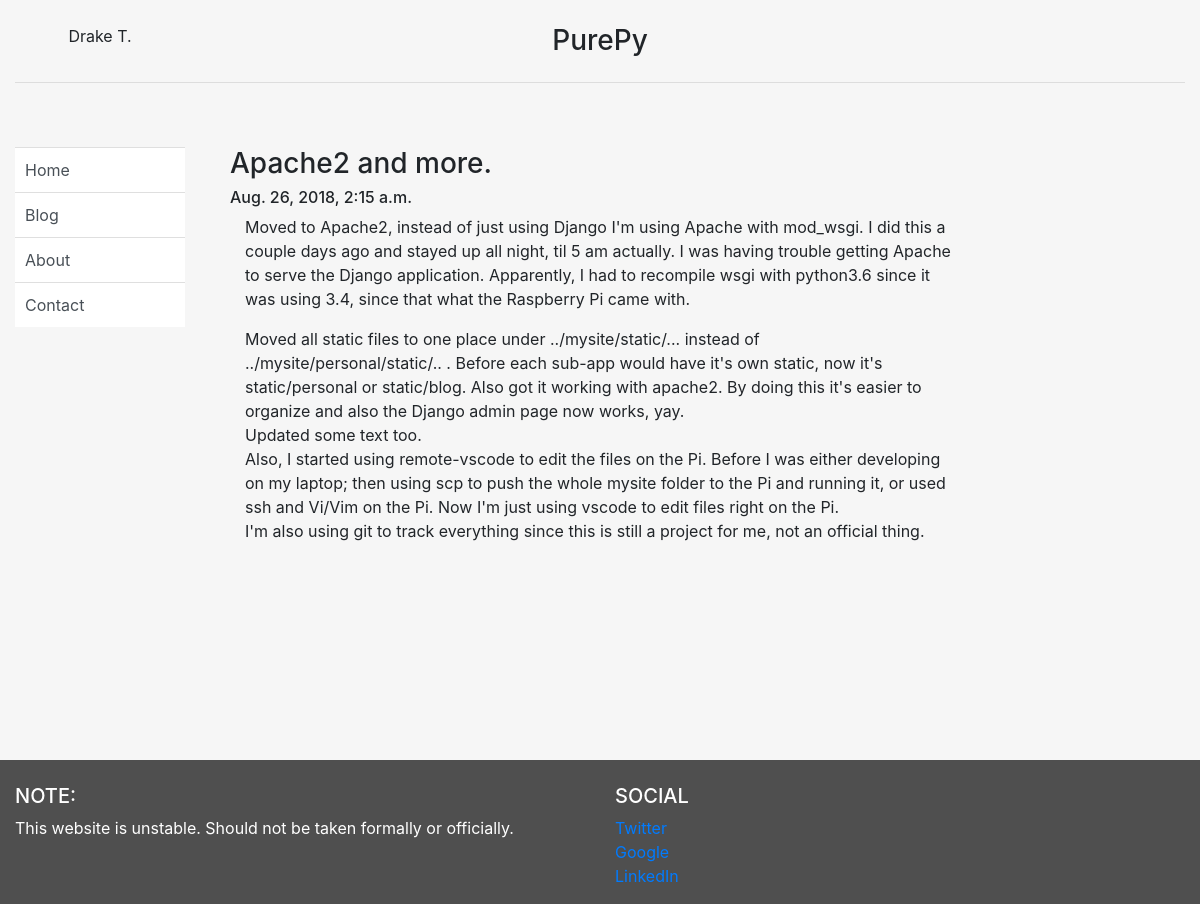
Page /blog/3 on the committed database.
### blog/models.py (models this page shows, shortened)
class Post(models.Model):
    title = models.CharField(max_length=140)
    body = models.TextField()
    date = models.DateTimeField()

### blog/templates/blog/post.html (shortened to what this page needs)
{% extends "personal/header.html" %}
{% block content %}
	<h3>{{ post.title }}</h3>
	<h6>{{ post.date }}</h6>
	<div class="container">
		{{ post.body|safe|linebreaks}}
	</div>
	<br><br>
{% endblock %}

### personal/templates/personal/header.html (style rules this page uses)
html, body { height:100% }

### rows in the picture
Post: title "Apache2 and more.", date "Aug. 26, 2018, 2:15 a.m.", body "Moved to Apache2, instead of just using Django I'm using Apache with mod_wsgi. I did this a couple days ago and stayed up all night, til 5 am actually. I was having trouble getting Apache to serve the Django application. Apparently, I had to recompile wsgi with python3.6 since it was using 3.4, since that what the Raspberry Pi came with. Moved all static files to one place under ../mysite/static/... instead of ../mysite/personal/static/.. . Before each sub-app would have it's own static, now it's static/personal or static/blog. Also got it working with apache2. By doing this it's easier to organize and also the Django admin page now works, yay. Updated some text too. Also, I started using…"
